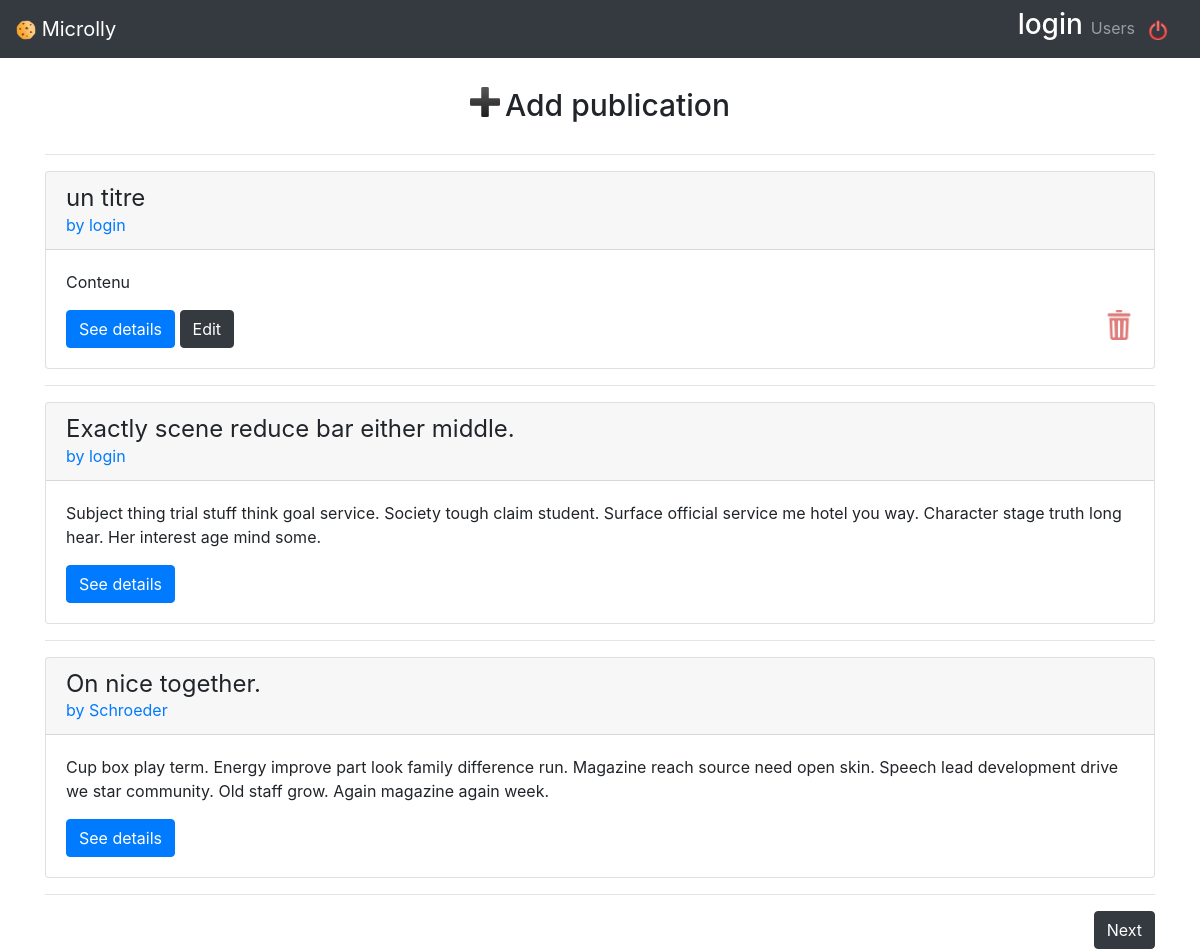
Page /Publications (signed in) on the earlier database version.
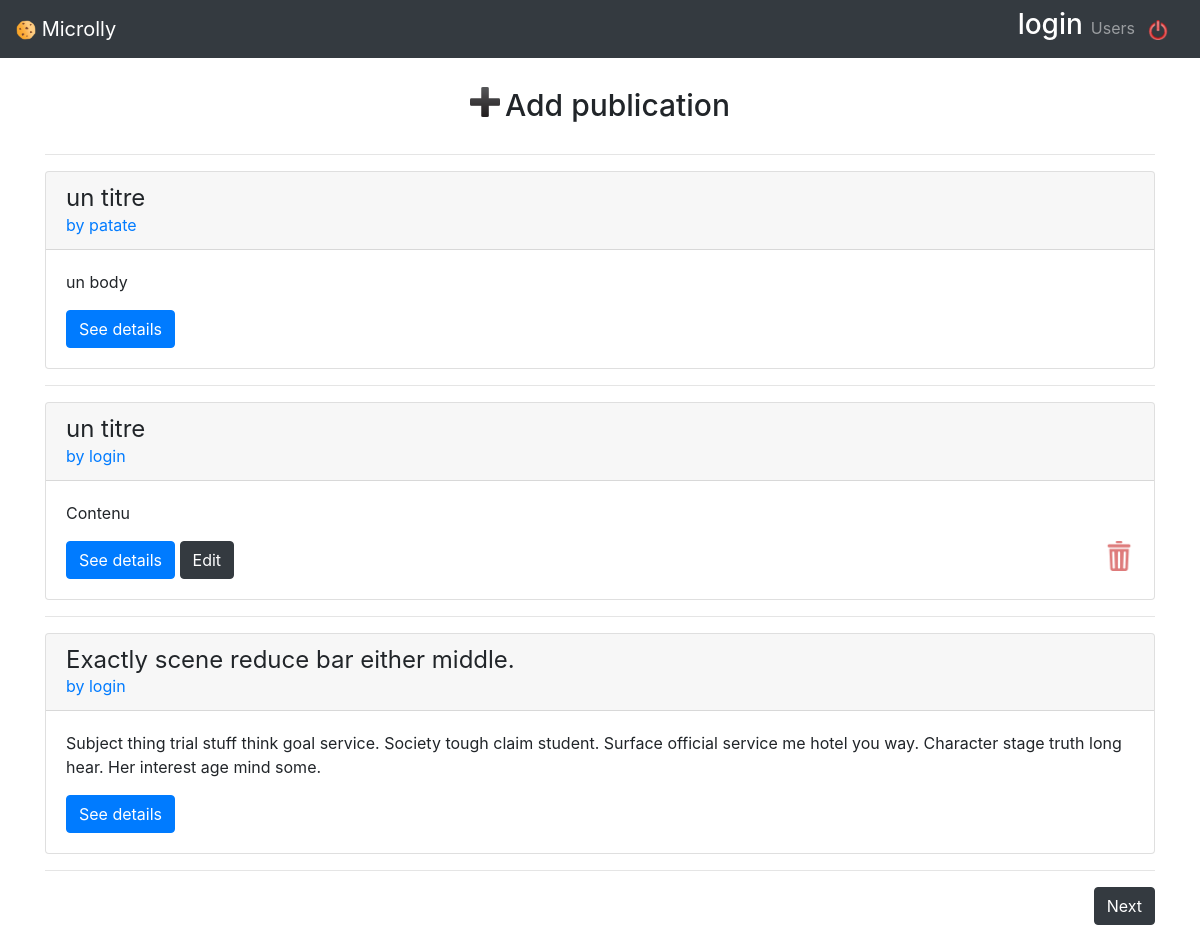
Same page on the later database version.
### models.py (models this page shows)
class BaseModel(Model):
    class Meta:
        database = database

class Publication(BaseModel):
    title = CharField(max_length=50)
    body = TextField()
    created_date = CharField(default=datetime.datetime.now)
    update_date = CharField(default=datetime.datetime.now)
    user_created = ForeignKeyField(User, backref="publications")

class User(BaseModel,UserMixin):
    username = CharField(max_length=20)
    password = CharField()
    first_name = CharField(max_length=20)
    last_name = CharField(max_length=20)
    email = CharField(max_length=20)
    created_at = DateTimeField(default=datetime.datetime.now)

### app.py (the view)
@app.route('/')
@app.route('/Publications')
@app.route('/Users/<username>/') #username plutôt que id parce que c'est mieux de voir le username dans le lien
@login_required
def publication(username=None):
    if username:                          #si on lui passe un username en param
        user=User.select().where(User.username==username).get() #on sélectionne le user
        publications=Publication.select().where(Publication.user_created==user.id).order_by(Publication.created_date.desc()) #on prend la liste de ses publi
    else:                                  # si on lui passe pas de username
        publications = Publication.select().order_by(Publication.created_date.desc())  #on prend la liste de toutes les publi
    if publications.count()==0:
        flash("Aucune publication trouvée")
    return object_list('publications/list.html', publications, paginate_by=3,check_bounds=False)

### app.py (called while the page is built)
@login_manager.user_loader
def load_user(user_id):
    return User.get(user_id)

### templates/publications/list.html (shortened to what this page needs)
{% extends 'base.html' %}
{% block body %}
    {% if session['id'] %}
        <div class="row justify-content-md-center">
            <a id="Add" class="btn" href="{{ url_for('publications_form') }}"><img width="30px" height="30px" src="{{ url_for('static', filename='img/Add.png') }}"/><h2 style="float:right;font-size:30px;margin-left:5px;" >Add publication</h2></a>
      </div>
      <hr>
    {% endif %}
    {% for sub_pub in object_list | batch(1, None) %}
        <div class="card-deck">
            {% for publication in sub_pub %}
                <div class="card" style="width: 100%">
                    <div class="card-header">
                        <h4 class="my-0 font-weight-normal">{{ publication.title }}</h4>
                        <a href="{{ url_for('publication', username=publication.user_created.username) }}">by {{ publication.user_created.username }}</a>
                    </div>
                    <div class="card-body">
                        <p>{{ publication.body }}</p>
                        <a href="{{ url_for('publications_detail', id=publication.id) }}" class="btn btn-primary">See details</a>
                        {% if publication.user_created.id==session['id'] %}
                            <a href="{{ url_for('publications_form', id=publication.id) }}" class="btn btn-dark">Edit</a>
                            <a id="{{ publication.id }}" style="float:right;" onclick="delete_confirm(this)"><img class="delete" width=30px height=30px src="{{ url_for('static', filename='img/poubelle.png') }}"/></a>
                        {% endif %}
                    </div>
                </div>
            {% endfor %}
        </div>
        <hr />
    {% endfor %}
{% if pagination.get_page_count() > page  %}
  <a href=".?page={{ page + 1 }}" style="float:right;" class="btn btn-dark" >Next</a>
{% endif %}
{% endblock %}

### templates/base.html (shortened to what this page needs)
<!DOCTYPE html>
<html>
<head>
    <link rel="stylesheet" href="https://stackpath.bootstrapcdn.com/bootstrap/4.3.1/css/bootstrap.min.css"
>
    <link rel="stylesheet" type="text/css" href="{{ url_for('static', filename='css/microlly.css') }}">
</head>
<body>
    <nav class="navbar navbar-expand-md navbar-dark bg-dark fixed-top">
        <a class="navbar-brand" href="{{ url_for('publication') }}">
            <img width="20px" height="20px" src="{{ url_for('static', filename='img/cookie.png') }}" />
            Microlly
        </a>
        <div class="navbar-collapse collapse w-100 order-3 dual-collapse2" id="navbarsExampleDefault">
            <ul class="navbar-nav ml-auto">
                {% if session['id'] %}
                <li>
                    <h3 style="color:white">{{ session['username'] }}</h3>
                </li>
                <li class="nav-item">
                    <a class="nav-link" href="{{ url_for('liste_users') }}">Users</a>
                </li>
                {% endif %}
                {% if session['id'] %}
                    <li>
                        <a class="navbar-brand delete" href="{{ url_for('logout') }}" style="margin-left: 5px"><img width="20px" height="20px" src="{{ url_for('static', filename='img/deconnexion.png') }}"/></a>
                    </li>
                {% endif %}
            </ul>
        </div>
    </nav>
    <main role="main" class="container ">
        {% block body %}{% endblock %}
    </main>
</body>
</html>

### templates/base.html (style rules this page uses)
body { padding-top: 5rem; }

Differences in the rows shown:
no longer on this page (row unchanged): Publication: title "On nice together.", user_created.username "Schroeder", body "Cup box play term. Energy improve part look family difference run. Magazine reach source need open skin. Speech lead development drive we star community. Old staff grow. Again magazine again week."
added Publication: title "un titre", user_created.username "patate", body "un body"
